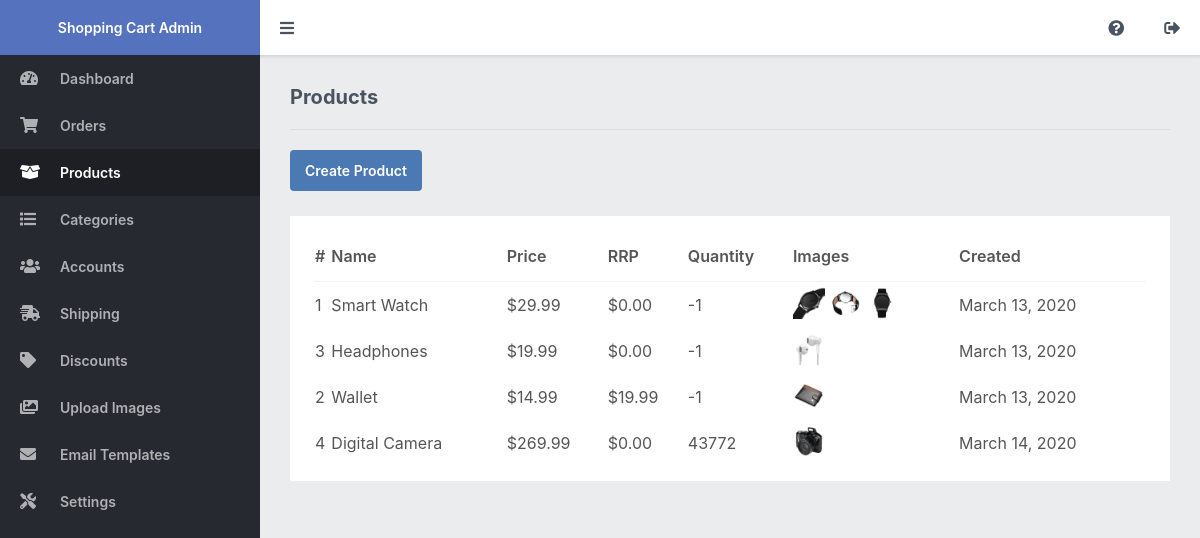
Screenshot of /admin/index.php?page=products (signed in) with the database file from the repository.
### tables this page shows
CREATE TABLE IF NOT EXISTS `products` (
`id` int(11) NOT NULL AUTO_INCREMENT,
  `name` varchar(200) NOT NULL,
  `description` text NOT NULL,
  `price` decimal(7,2) NOT NULL,
  `rrp` decimal(7,2) NOT NULL DEFAULT '0.00',
  `quantity` int(11) NOT NULL,
  `img` text NOT NULL,
  `date_added` datetime NOT NULL DEFAULT CURRENT_TIMESTAMP,
  `weight` decimal(7,2) NOT NULL DEFAULT '0.00',
  `download_url` varchar(255) NOT NULL DEFAULT '',
  `url_structure` varchar(255) NOT NULL DEFAULT '',
  PRIMARY KEY (`id`)
);

### admin/index.php (called while the page is built, shortened)
<?php
include '../functions.php';
$page = isset($_GET['page']) && file_exists($_GET['page'] . '.php') ? $_GET['page'] : 'dashboard';
include $page . '.php';
?>

### admin/products.php (the view, shortened to what this page needs)
<?php
$stmt = $pdo->prepare('SELECT p.*, GROUP_CONCAT(pi.img) AS imgs FROM products p LEFT JOIN products_images pi ON p.id = pi.product_id GROUP BY p.id ORDER BY p.date_added ASC');
$stmt->execute();
$products = $stmt->fetchAll(PDO::FETCH_ASSOC);
?>
<?=template_admin_header('Products', 'products')?>
<h2>Products</h2>
<div class="links">
    <a href="index.php?page=product">Create Product</a>
</div>
<div class="content-block">
    <div class="table">
        <table>
            <thead>
                <tr>
                    <td class="responsive-hidden">#</td>
                    <td>Name</td>
                    <td>Price</td>
                    <td class="responsive-hidden">RRP</td>
                    <td>Quantity</td>
                    <td class="responsive-hidden">Images</td>
                    <td class="responsive-hidden">Created</td>
                </tr>
            </thead>
            <tbody>
                <?php if (empty($products)): ?>
                <tr>
                    <td colspan="8" style="text-align:center;">There are no products</td>
                </tr>
                <?php else: ?>
                <?php foreach ($products as $product): ?>
                <tr class="details" onclick="location.href='index.php?page=product&id=<?=$product['id']?>'">
                    <td class="responsive-hidden"><?=$product['id']?></td>
                    <td><?=$product['name']?></td>
                    <td><?=currency_code?><?=number_format($product['price'], 2)?></td>
                    <td class="responsive-hidden"><?=currency_code?><?=number_format($product['rrp'], 2)?></td>
                    <td><?=$product['quantity']?></td>
                    <td class="responsive-hidden">
                        <?php foreach (explode(',',$product['imgs']) as $img): ?>
                        <?php if ($img): ?>
                        <img src="../imgs/<?=$img?>" width="32" height="32" alt="<?=$img?>">
                        <?php endif; ?>
                        <?php endforeach; ?>
                    </td>
                    <td class="responsive-hidden"><?=date('F j, Y', strtotime($product['date_added']))?></td>
                </tr>
                <?php endforeach; ?>
                <?php endif; ?>
            </tbody>
        </table>
    </div>
</div>
<?=template_admin_footer()?>

### functions.php (shortened to what this page needs)
<?php
function template_admin_header($title, $selected = 'orders')
{
    $admin_links = '
        <a href="index.php?page=dashboard"' . ($selected == 'dashboard' ? ' class="selected"' : '') . '><i class="fas fa-tachometer-alt"></i>Dashboard</a>
        <a href="index.php?page=orders"' . ($selected == 'orders' ? ' class="selected"' : '') . '><i class="fas fa-shopping-cart"></i>Orders</a>
        <a href="index.php?page=products"' . ($selected == 'products' ? ' class="selected"' : '') . '><i class="fas fa-box-open"></i>Products</a>
        <a href="index.php?page=categories"' . ($selected == 'categories' ? ' class="selected"' : '') . '><i class="fas fa-list"></i>Categories</a>
        <a href="index.php?page=accounts"' . ($selected == 'accounts' ? ' class="selected"' : '') . '><i class="fas fa-users"></i>Accounts</a>
        <a href="index.php?page=shipping"' . ($selected == 'shipping' ? ' class="selected"' : '') . '><i class="fas fa-shipping-fast"></i>Shipping</a>
        <a href="index.php?page=discounts"' . ($selected == 'discounts' ? ' class="selected"' : '') . '><i class="fas fa-tag"></i>Discounts</a>
        <a href="index.php?page=images"' . ($selected == 'images' ? ' class="selected"' : '') . '><i class="fas fa-images"></i>Upload Images</a>
        <a href="index.php?page=emailtemplates"' . ($selected == 'emailtemplates' ? ' class="selected"' : '') . '><i class="fas fa-envelope"></i>Email Templates</a>
        <a href="index.php?page=settings"' . ($selected == 'settings' ? ' class="selected"' : '') . '><i class="fas fa-tools"></i>Settings</a>
    ';
    echo <<<EOT
<!DOCTYPE html>
<html>
	<head>
		<meta charset="utf-8">
		<meta name="viewport" content="width=device-width,minimum-scale=1">
		<title>$title</title>
        <link rel="icon" type="image/png" href="../favicon.png">
		<link href="admin.css" rel="stylesheet" type="text/css">
		<link rel="stylesheet" href="https://use.fontawesome.com/releases/v5.7.1/css/all.css">
	</head>
	<body class="admin">
        <aside class="responsive-width-100 responsive-hidden">
            <h1>Shopping Cart Admin</h1>
            $admin_links
        </aside>
        <main class="responsive-width-100">
            <header>
                <a class="responsive-toggle" href="#">
                    <i class="fas fa-bars"></i>
                </a>
                <div class="space-between"></div>
                <a href="index.php?page=about" class="right"><i class="fas fa-question-circle"></i></a>
                <a href="index.php?page=logout" class="right"><i class="fas fa-sign-out-alt"></i></a>
            </header>
EOT;
}
function template_admin_footer()
{
    echo <<<EOT
        </main>
        <script>
        document.querySelector(".responsive-toggle").onclick = function(event) {
            event.preventDefault();
            let aside = document.querySelector("aside"), main = document.querySelector("main"), header = document.querySelector("header");
            let asideStyle = window.getComputedStyle(aside);
            if (asideStyle.display == "none") {
                aside.classList.remove("closed", "responsive-hidden");
                main.classList.remove("full");
                header.classList.remove("full");
            } else {
                aside.classList.add("closed", "responsive-hidden");
                main.classList.add("full");
                header.classList.add("full");
            }
        };
        </script>
    </body>
</html>
EOT;
}

### admin/admin.css (style rules this page uses)
* { box-sizing: border-box; font-family: -apple-system, BlinkMacSystemFont, "segoe ui", roboto, oxygen, ubuntu, cantarell, "fira sans", "droid sans", "helvetica neue", Arial, sans-serif; font-size: 16px; -webkit-font-smoothing: antialiased; -moz-osx-font-smoothing: grayscale; }
html { height: 100%; }
body { position: relative; min-height: 100%; color: #555555; background-color: #ebeced; margin: 0; }
h1, h2, h3, h4, h5 { color: #4a5361; margin: 0; padding: 0; }
header { display: flex; position: fixed; top: 0; left: 0; padding-left: 260px; z-index: 999; width: 100%; height: 55px; background-color: #fff; box-shadow: 0px 0px 4px 1px rgba(0, 0, 0, 0.15); }
header a { display: inline-flex; color: #4a5361; height: 100%; text-decoration: none; justify-content: center; align-items: center; padding: 0 20px; }
header a i { font-size: 16px; }
header .space-between { flex: 1; }
aside { position: fixed; z-index: 999999; height: 100%; width: 260px; display: flex; flex-flow: column; background-color: #26292f; }
aside h1 { display: inline-flex; background-color: #5472bd; width: 100%; height: 55px; color: #fff; padding: 0; margin: 0; font-weight: 600; font-size: 14px; align-items: center; padding: 0 20px; justify-content: center; }
aside a { font-size: 14px; font-weight: 600; text-decoration: none; color: #afb1b5; padding: 15px 20px; }
aside a i { width: 40px; }
aside a:hover, aside a.selected { background-color: #1d1f24; color: #fff; }
main { padding: 30px; padding-left: 290px; padding-top: 85px; }
main h2 { font-size: 20px; padding-bottom: 20px; border-bottom: 1px solid #dbdddf; }
main .content-block { background-color: #fff; margin-top: 25px; padding: 15px; }
main .table { padding: 0 10px; }
main .table table { width: 100%; border-collapse: collapse; }
main .table table thead td { font-weight: 600; padding: 15px 0; }
main .table table thead tr { border-bottom: 1px solid #f0f1f2; }
main .table table tbody td { padding: 5px 0; }
main .table table .details { cursor: pointer; }
main .links { display: flex; flex-flow: wrap; padding-top: 20px; }
main .links a { display: inline-flex; text-decoration: none; background: #4a79b4; color: #FFFFFF; padding: 12px 15px; margin-right: 10px; font-size: 14px; font-weight: 600; border-radius: 4px; }

### rows the page displays
products: id "1", name "Smart Watch", price "29.99", rrp "0.00", quantity "-1", date_added "March 13, 2020"
products: id "3", name "Headphones", price "19.99", rrp "0.00", quantity "-1", shows a picture, date_added "March 13, 2020"
products: id "2", name "Wallet", price "14.99", rrp "19.99", quantity "-1", shows a picture, date_added "March 13, 2020"
products: id "4", name "Digital Camera", price "269.99", rrp "0.00", quantity "43772", shows a picture, date_added "March 14, 2020"
